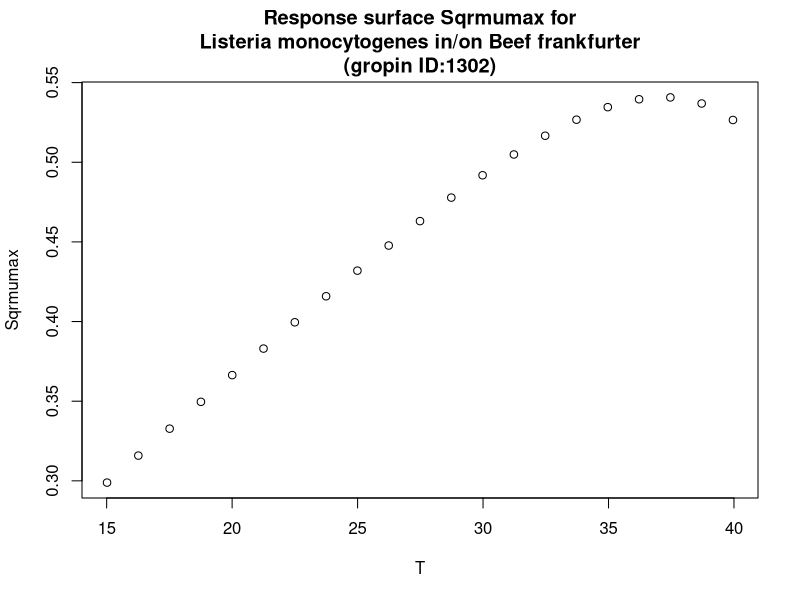

Write the R code that produced this figure.
#############################
# start of Parameter script
#############################
T <- seq(15.015,39.96003996004,length.out=21)
#############################
# end of Parameter script
#############################
############################# 
# start of Model script Gropin ID 1302 
#############################
 
# constant coefficients for this model
 
variables <- data.frame(T)
argumentsPar <- expand.grid(variables)
 
# heart of the model
response_surface <- function(T) {
   mumax <-0.0137*(T+6.83)*(1-exp(0.198*(T-48.66)))

return(mumax=mumax)
} 

# output parameters
responseSurface <- cbind(argumentsPar,response_surface(argumentsPar['T']))
colnames(responseSurface) <- c(colnames(argumentsPar),'Sqrmumax')
#############################
# End of Model script
#############################
############################# 
# start of Visualisation script Gropin ID 1302 
#############################
plot(T,responseSurface$'Sqrmumax',xlab='T',
                          ylab='Sqrmumax',main='Response surface Sqrmumax for
Listeria monocytogenes in/on Beef frankfurter
(gropin ID:1302)')
#############################
# End of Visualisation script
#############################
